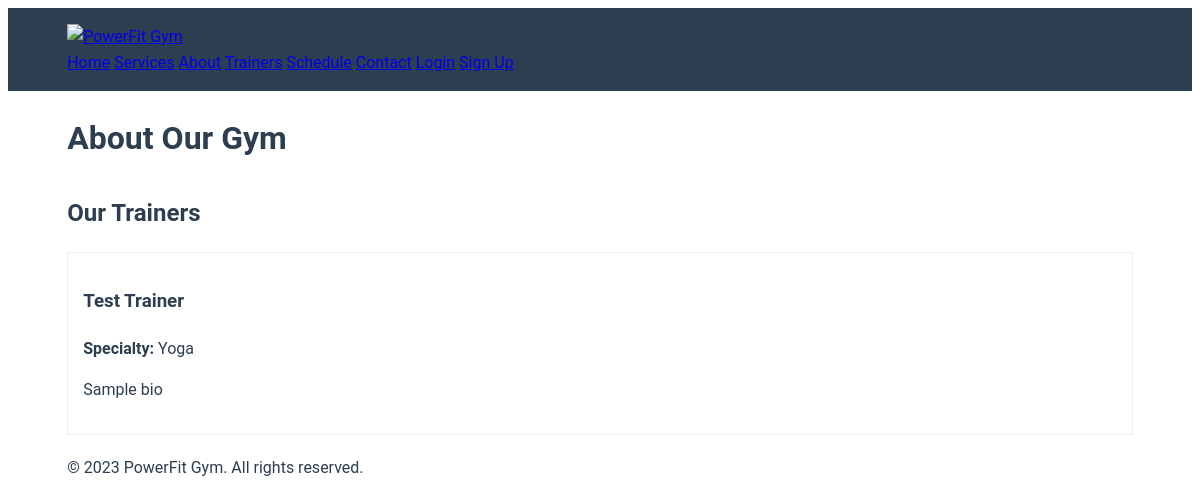
Page /about/ on the earlier database version.
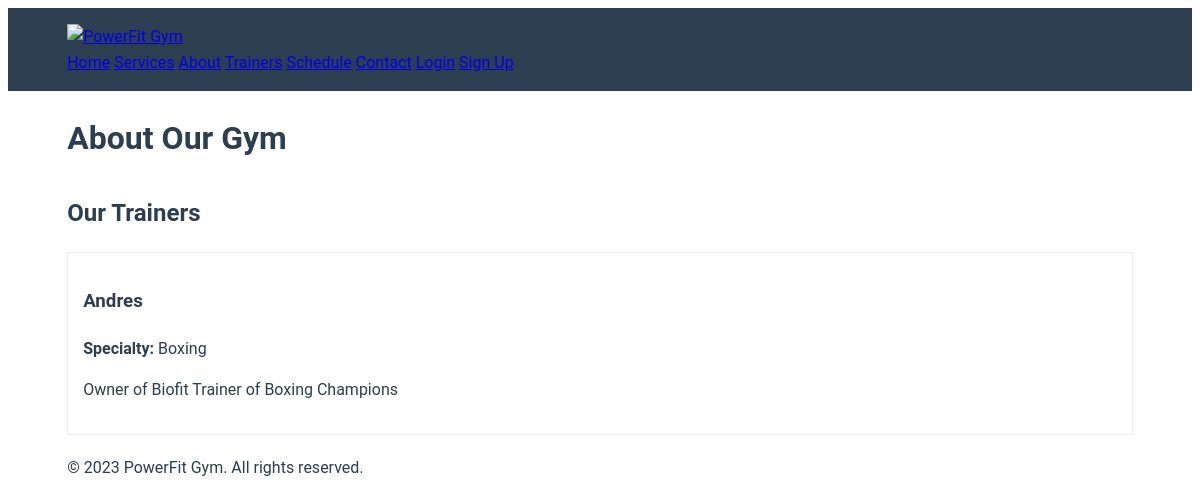
Same page on the later database version.
### main/models.py (models this page shows, shortened)
class Trainer(models.Model):
    name = models.CharField(max_length=100)
    specialization = models.CharField(max_length=100)
    bio = models.TextField()
    image = models.ImageField(upload_to='trainers/')
    experience = models.PositiveIntegerField(null=True, blank=True)

### main/views.py (the view)
# urls.py: path('about/', views.about, name='about'),
def about(request):
    trainers = Trainer.objects.all()
    return render(request, 'about.html', {'trainers': trainers})

### main/templates/about.html
{% extends 'base.html' %}
{% block content %}
<h1>About Our Gym</h1>
<div style="margin-top: 30px">
    <h2>Our Trainers</h2>
    {% for trainer in trainers %}
    <div style="margin: 20px 0; padding: 15px; border: 1px solid #eee">
        <h3>{{ trainer.name }}</h3>
        <p><strong>Specialty:</strong> {{ trainer.specialization }}</p>
        <p>{{ trainer.bio }}</p>
    </div>
    {% endfor %}
</div>
{% endblock %}

Differences in the rows shown:
removed Trainer: name "Test Trainer", specialization "Yoga", bio "Sample bio"
added Trainer: name "Andres", specialization "Boxing", bio "Owner of Biofit Trainer of Boxing Champions"
